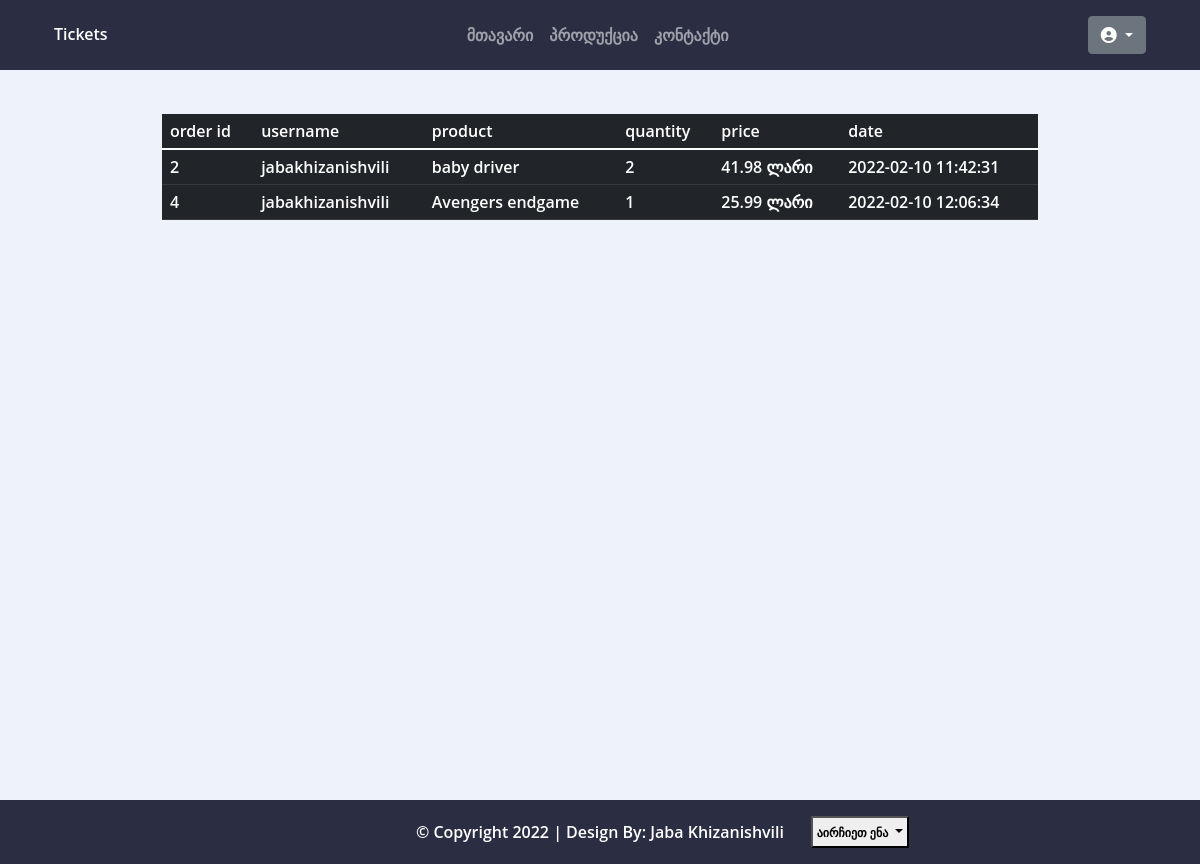
Screenshot of /userorders.php (signed in) with the database file from the repository.
### tables this page shows
CREATE TABLE `orders` (
  `id` int(11) NOT NULL,
  `users_id` int(11) NOT NULL,
  `products_id` int(11) NOT NULL,
  `quantity` int(11) NOT NULL,
  `created_at` timestamp NOT NULL DEFAULT current_timestamp(),
  `updated_at` timestamp NOT NULL DEFAULT current_timestamp() ON UPDATE current_timestamp()
);

CREATE TABLE `users` (
  `id` int(11) NOT NULL,
  `name` varchar(50) NOT NULL,
  `password` varchar(60) NOT NULL,
  `mail` varchar(100) NOT NULL,
  `usertype` int(11) NOT NULL,
  `created-at` timestamp NOT NULL DEFAULT current_timestamp(),
  `updated-at` timestamp NOT NULL DEFAULT current_timestamp() ON UPDATE current_timestamp()
);

CREATE TABLE `products` (
  `id` int(11) NOT NULL,
  `name` varchar(50) NOT NULL,
  `price` float NOT NULL,
  `img` text NOT NULL,
  `products_category` int(11) NOT NULL
);

### userorders.php (the view, shortened to what this page needs)
<?php
include 'navbar.php';
$id = $_SESSION['user']['id'];
$usertype = $_SESSION['user']['usertype'];
if ($usertype == 2) {
    $conn = new PDO("mysql:host=localhost;dbname=finalproject", 'root', '');
    $conn->setAttribute(PDO::ATTR_ERRMODE, PDO::ERRMODE_EXCEPTION);
    $stmt = $conn->prepare("SELECT orders.id, quantity, created_at as date, users.name as username, products.name as productname, products.price
    FROM ((orders
    INNER JOIN products ON orders.products_id = products.id)
    INNER JOIN users ON orders.users_id = users.id) WHERE users_id = $id ORDER BY orders.id ASC;");
    $stmt->execute();
    $orders = $stmt->fetchAll(PDO::FETCH_ASSOC);
}
?>
<main style="height:100vh; width: 100%">
    <?php
    if ($usertype == 1) {
    ?>
        <div class="container w-75 mt-5 pt-5">
            <table class="table table-dark">
                <thead>
                    <tr>
                        <th scope="col">order id</th>
                        <th scope="col">username</th>
                        <th scope="col">product</th>
                        <th scope="col">quantity</th>
                        <th scope="col">price</th>
                        <th scope="col">date</th>
                        <th scope="col">წაშალე</th>
                    </tr>
                </thead>
                <tbody>
                    <?php
                    foreach ($orders as $val) {
                        $id = $val['id'];
                    ?>
                        <tr>
                            <td><?= $val['id'] ?></td>
                            <td><?= $val['username'] ?></td>
                            <td><?= $val['productname'] ?></td>
                            <td><?= $val['quantity'] ?></td>
                            <td><?= $val['price'] * $val['quantity'] . " ლარი" ?></td>
                            <td><?= $val['date'] ?></td>
                            <td> <a href="delorder.php?id=<?= $id ?>" class="text-center"><i class="fas fa-times-circle text-danger"></i></a> </td>
                        </tr>
                    <?php
                    }
                    ?>
                </tbody>
            </table>
        </div>
    <?php
    } else {
    ?>
        <div class="container w-75 mt-5 pt-5">
            <table class="table table-dark">
                <thead>
                    <tr>
                        <th scope="col">order id</th>
                        <th scope="col">username</th>
                        <th scope="col">product</th>
                        <th scope="col">quantity</th>
                        <th scope="col">price</th>
                        <th scope="col">date</th>
                    </tr>
                </thead>
                <tbody>
                    <?php
                    foreach ($orders as $val) {
                    ?>
                        <tr>
                            <td><?= $val['id'] ?></td>
                            <td><?= $val['username'] ?></td>
                            <td><?= $val['productname'] ?></td>
                            <td><?= $val['quantity'] ?></td>
                            <td><?= $val['price'] * $val['quantity'] . " ლარი" ?></td>
                            <td><?= $val['date'] ?></td>
                        </tr>
                    <?php
                    }
                    ?>
                </tbody>
            </table>
        </div>
    <?php
    }
    ?>
</main>
<?php
include 'footer.php';
?>

### style.css (style rules this page uses)
* { margin: 0; padding: 0; box-sizing: border-box; font: 600 16px/18px 'Open Sans', sans-serif; }
body { background: #edf2fb !important; }

### rows the page displays
orders: id "2", users.name "jabakhizanishvili", products.name "baby driver", quantity "2", $val['price'] * $val['quantity'] "41.98", created_at "2022-02-10 11:42:31"
orders: id "4", users.name "jabakhizanishvili", products.name "Avengers endgame", quantity "1", $val['price']*$val['quantity'] "25.99", created_at "2022-02-10 12:06:34"

### other values shown
$language[$lang]['home'] "მთავარი"
$language[$lang]['products'] "პროდუქცია"
$language[$lang]['contact'] "კონტაქტი"
$language[$lang]['choose'] "აირჩიეთ ენა"
